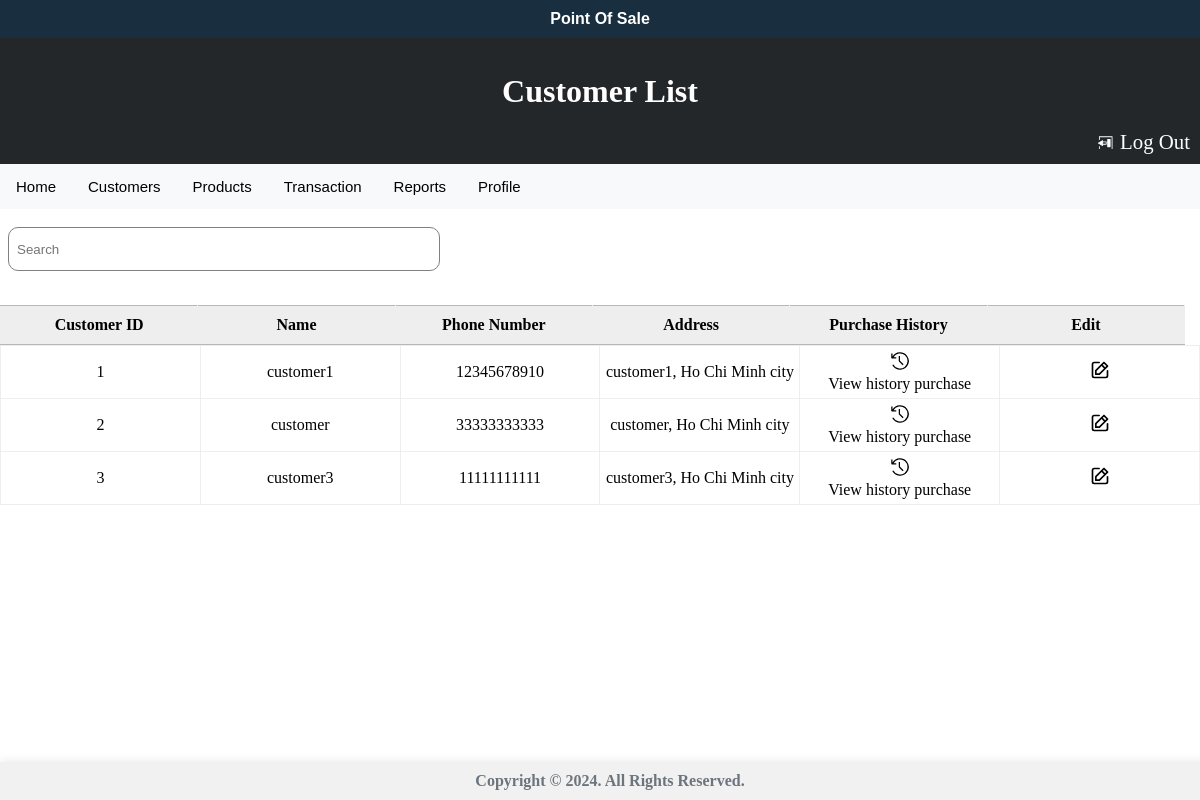
Screenshot of /views/customer_list.php with the database file from the repository.
### tables this page shows
CREATE TABLE `customers` (
  `customer_id` int(11) NOT NULL,
  `phone` varchar(255) NOT NULL,
  `customer_name` varchar(255) NOT NULL,
  `customer_address` varchar(255) NOT NULL,
  `created_date` timestamp NOT NULL DEFAULT current_timestamp(),
  `update_date` timestamp NOT NULL DEFAULT current_timestamp() ON UPDATE current_timestamp()
);

### models/Customer.php (called while the page is built, shortened)
<?php
class Customer
{
    private $conn;
    public function __construct($conn) {
        $this->conn = $conn;
    }
    public function getAllCustomers() {
        $query = "SELECT * FROM customers";
        $result = $this->conn->query($query);
        return $result->fetch_all(MYSQLI_ASSOC);
    }
}
?>

### views/customer_list.php (the view, shortened to what this page needs)
<?php
    require_once('../config/db.conn.php');
    require_once('../Models/Customer.php');
    $customerModel = new Models\Customer($conn);
?>
<!DOCTYPE html>
<html lang="en">
<head>
    <link rel="stylesheet" type="text/css" href="../css/admin_home.css">
    <link rel="stylesheet" type="text/css" href="../css/product_catalog.css">
    <link rel="stylesheet" type="text/css" href="../css/customer_list.css">
</head>
<body>
    <div class="header">
        <div class="row">
            <div class="hd">
                <h4>Point Of Sale</h4>
            </div>
            <div class="hd1">
                <h2>Customer List</h2>
            </div>
            <div class="hd2">
                <a href="#" onclick="confirmLogout()">
                </a>
                <a href="#" onclick="confirmLogout()">Log Out</a>
            </div>
        </div>
    </div>
    <div class="topnav" id="myTopnav">
        <?php
            if(isset($_SESSION['role']) && $_SESSION['role'] == 1) {
                echo "<a href='../views/admin_home.php'>Home</a>";
                echo "<a href='../views/view_staffs.php'>Staffs</a>";
            }
            else {
                echo "<a href='../views/sales_home.php'>Home</a>";
            }
        ?>
        <a class="active" href="../views/customer_list.php">Customers</a>
        <a href="../views/product_catalog.php">Products</a>
        <a href="../transaction/index.php">Transaction</a>
        <a href="#about">Reports</a>
        <a href='../views/profile.php?id=$id&role=$role'>Profile</a>
    </div>
    <div class="Catalog">
        <div class="row" id="default_view">
            <div class="search-and-button">
                <div class="search-container">
                    <input id="frame_search" type="text" placeholder="Search">
                </div>
            </div>
            <table class="head">
                <tr>
                    <td>Customer ID</td>
                    <td>Name</td>
                    <td>Phone Number</td>
                    <td>Address</td>
                    <td>Purchase History</td>
                    <td>Edit</td>
                </tr>
            </table>
            <div class="scroll_table">
                <table id="customer_tab" >
                    <tbody>
                        <?php
                            try {
                                $customers = $customerModel->getAllCustomers();
                                if (!empty($customers)) {
                                    foreach ($customers as $customer) {
                                        echo "<tr>";
                                        echo "<td>" . $customer["customer_id"] . "</td>";
                                        echo "<td>" . $customer["customer_name"] . "</td>";
                                        echo "<td>" . $customer["phone"] . "</td>";
                                        echo "<td>" . $customer["customer_address"] . "</td>";
                                        echo '<td> <a href="#" class="purchase" data-customer-id="' . $customer["customer_id"] . '">
                                            <svg width="20px" height="20px" viewBox="0 0 16 16" xmlns="http://www.w3.org/2000/svg" fill="#000000"><path fill-rule="evenodd" clip-rule="evenodd" d="M13.507 12.324a7 7 0 0 0 .065-8.56A7 7 0 0 0 2 4.393V2H1v3.5l.5.5H5V5H2.811a6.008 6.008 0 1 1-.135 5.77l-.887.462a7 7 0 0 0 11.718 1.092zm-3.361-.97l.708-.707L8 7.792V4H7v4l.146.354 3 3z"/></svg><br>
                                            View history purchase
                                        </a> </td>';
                                        echo '<td><a href="#" class="edit">
                                            <svg fill="#000000" width="20px" height="20px" viewBox="0 0 24 24" xmlns="http://www.w3.org/2000/svg"><path d="M21,12a1,1,0,0,0-1,1v6a1,1,0,0,1-1,1H5a1,1,0,0,1-1-1V5A1,1,0,0,1,5,4h6a1,1,0,0,0,0-2H5A3,3,0,0,0,2,5V19a3,3,0,0,0,3,3H19a3,3,0,0,0,3-3V13A1,1,0,0,0,21,12ZM6,12.76V17a1,1,0,0,0,1,1h4.24a1,1,0,0,0,.71-.29l6.92-6.93h0L21.71,8a1,1,0,0,0,0-1.42L17.47,2.29a1,1,0,0,0-1.42,0L13.23,5.12h0L6.29,12.05A1,1,0,0,0,6,12.76ZM16.76,4.41l2.83,2.83L18.17,8.66,15.34,5.83ZM8,13.17l5.93-5.93,2.83,2.83L10.83,16H8Z"/></svg>
                                        </a> </td>';
                                        echo "</tr>";
                                    }
                                }
                            } catch (Exception $e) {
                                echo "<tr><td colspan='5'>Error: " . $e->getMessage() . "</td></tr>";
                            }
                        ?>
                    </tbody>
                </table>
            </div>
        </div>
    </div>
    <div class="footer">
        <div class="jumbotron push-spaces">
            <strong>Copyright © 2024. All Rights Reserved.</strong>
        </div>
    </div>
</body>
</html>

### css/admin_home.css (style rules this page uses)
.footer { background-color: #f8f9fa; box-shadow: 0 0 10px rgba(0, 0, 0, 0.1); padding: 20px; margin: 0; display: flex; align-items: center; text-align: center; justify-content: center; }
.header { background-color: #6c757d; box-shadow: 0 0 10px rgba(0, 0, 0, 0.1); padding: 20px; margin: 0; }
.header .hd1 { text-align: center; font-family:'Trebuchet MS'; }
.header .hd2 { text-align: right; font-size: 130%; color: white; padding-right: 10px; }
strong,.wrapper a { color: #6c757d; }
.header h2 { font-size: 200%; color: white; padding-left: 0px; font-family: Cooper Black; }
.hd2 a { font-family: 'Corbel'; color: white; text-decoration: none; }
.hd { background-color: rgba(13, 36, 53, 0.872); text-align: center; }
.hd h4 { padding: 10px; color: white; font-family: sans-serif; vertical-align: bottom; margin: 0px; }
.hd1, .hd2 { background-color: rgba(0, 0, 0, 0.664); }
.hd1 h2 { margin: auto; padding: 20px; }
.hd1 { padding-top: 15px; }
.hd2 { padding-bottom: 10px; }
.header { padding: 0px; }
body { margin: auto; }
.topnav { background-color: #f8f9fa; overflow: hidden; }
.topnav a { float: left; color: black; text-align: center; padding: 14px 16px; text-decoration: none; font-size: 15px; font-family: sans-serif; }

### css/product_catalog.css (style rules this page uses)
table { width: 100%; border-collapse: collapse; }
th, td { border: 1px solid #ddd; padding: 8px; text-align: center; }
#frame_search { height: 5vh; border-radius: 10px; width: 35vw; padding-left: 8px; border: 1px solid gray; }
.hd2 { padding-right: 10px; }
.footer { position: fixed; bottom: 0; width: 100%; background-color: #f1f1f1; text-align: center; padding: 10px; }
.row { width: 100%; min-width: 820px; }
.row table { table-layout: fixed; width: 100%; }
.row table.head { width: calc(100% - 15px); }
.row table.head tr td { background: #eee; color: black; font-weight: bolder; font-family: Calibri; padding-top: 10px; padding-bottom: 10px; border-top: 1px solid #b8b6b6; border-bottom: 1px solid #b8b6b6; }
table tr td { border: 1px solid #eee; padding: 5px; word-wrap: break-word; }
.scroll_table { overflow-y: auto; max-height: 200px; }
#myTopnav1, .header, .Catalog { min-width: 900px; }

### css/customer_list.css (style rules this page uses)
a { text-decoration: none; }
.purchase { color: black; }
.search-and-button { height: 12vh; }
h2 { text-align: center; font-family: Calibri; color: rgb(60, 70, 78); }
.row { width: 100%; }
.row table { table-layout: fixed; width: 100%; }
.row table.head { width: calc(100% - 15px); }
.row table.head tr td { background: #eee; color: black; font-weight: bolder; font-family: Calibri; padding-top: 10px; padding-bottom: 10px; border-top: 1px solid #b8b6b6; border-bottom: 1px solid #b8b6b6; }
table tr td { border: 1px solid #eee; padding: 5px; word-wrap: break-word; }
.scroll_table { height: 300px; overflow-y: auto; }
.header, .Catalog, #myTopnav1 { min-width: 900px; }
#frame_search { margin-top: 18px; margin-left: 8px; }

### rows the page displays
customers: customer_id "1", customer_name "customer1", phone "12345678910", customer_address "customer1, Ho Chi Minh city"
customers: customer_id "2", customer_name "customer", phone "33333333333", customer_address "customer, Ho Chi Minh city"
customers: customer_id "3", customer_name "customer3", phone "11111111111", customer_address "customer3, Ho Chi Minh city"
